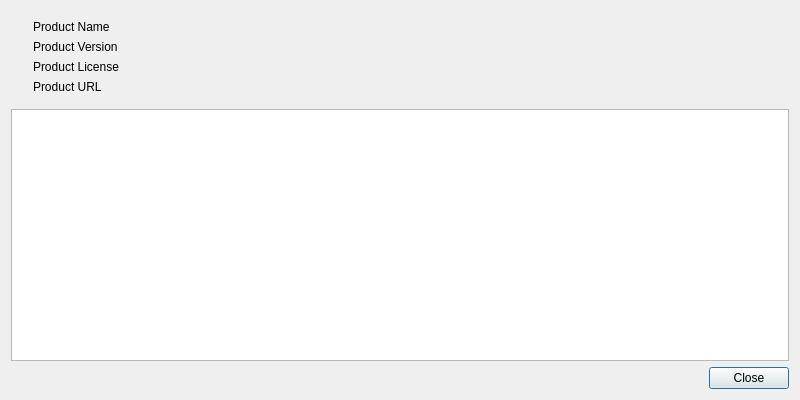
<?xml version="1.0" encoding="UTF-8"?>
<ui version="4.0">
 <author>Thomas Vogt</author>
 <class>HelperQt::AboutDialog</class>
 <widget class="QDialog" name="HelperQt::AboutDialog">
  <property name="geometry">
   <rect>
    <x>0</x>
    <y>0</y>
    <width>800</width>
    <height>400</height>
   </rect>
  </property>
  <property name="windowTitle">
   <string>About</string>
  </property>
  <layout class="QGridLayout" name="gridLayout">
   <item row="0" column="1">
    <widget class="QWidget" name="productInformation" native="true">
     <layout class="QVBoxLayout" name="verticalLayout">
      <item>
       <widget class="QLabel" name="productName">
        <property name="text">
         <string>Product Name</string>
        </property>
       </widget>
      </item>
      <item>
       <widget class="QLabel" name="productVersion">
        <property name="text">
         <string>Product Version</string>
        </property>
       </widget>
      </item>
      <item>
       <widget class="QLabel" name="productLicense">
        <property name="text">
         <string>Product License</string>
        </property>
       </widget>
      </item>
      <item>
       <widget class="QLabel" name="productUrl">
        <property name="text">
         <string>Product URL</string>
        </property>
        <property name="openExternalLinks">
         <bool>true</bool>
        </property>
       </widget>
      </item>
     </layout>
    </widget>
   </item>
   <item row="2" column="0" colspan="2">
    <widget class="QDialogButtonBox" name="buttonBox">
     <property name="orientation">
      <enum>Qt::Horizontal</enum>
     </property>
     <property name="standardButtons">
      <set>QDialogButtonBox::Close</set>
     </property>
    </widget>
   </item>
   <item row="1" column="0" colspan="2">
    <widget class="QTableView" name="versions">
     <property name="alternatingRowColors">
      <bool>true</bool>
     </property>
     <property name="selectionMode">
      <enum>QAbstractItemView::NoSelection</enum>
     </property>
     <property name="selectionBehavior">
      <enum>QAbstractItemView::SelectRows</enum>
     </property>
     <attribute name="horizontalHeaderStretchLastSection">
      <bool>true</bool>
     </attribute>
     <attribute name="verticalHeaderVisible">
      <bool>false</bool>
     </attribute>
    </widget>
   </item>
   <item row="0" column="0">
    <widget class="QLabel" name="logo">
     <property name="sizePolicy">
      <sizepolicy hsizetype="Fixed" vsizetype="Preferred">
       <horstretch>0</horstretch>
       <verstretch>0</verstretch>
      </sizepolicy>
     </property>
    </widget>
   </item>
  </layout>
 </widget>
 <resources/>
 <connections>
  <connection>
   <sender>buttonBox</sender>
   <signal>accepted()</signal>
   <receiver>HelperQt::AboutDialog</receiver>
   <slot>accept()</slot>
   <hints>
    <hint type="sourcelabel">
     <x>224</x>
     <y>221</y>
    </hint>
    <hint type="destinationlabel">
     <x>157</x>
     <y>246</y>
    </hint>
   </hints>
  </connection>
  <connection>
   <sender>buttonBox</sender>
   <signal>rejected()</signal>
   <receiver>HelperQt::AboutDialog</receiver>
   <slot>reject()</slot>
   <hints>
    <hint type="sourcelabel">
     <x>292</x>
     <y>227</y>
    </hint>
    <hint type="destinationlabel">
     <x>286</x>
     <y>246</y>
    </hint>
   </hints>
  </connection>
 </connections>
</ui>
